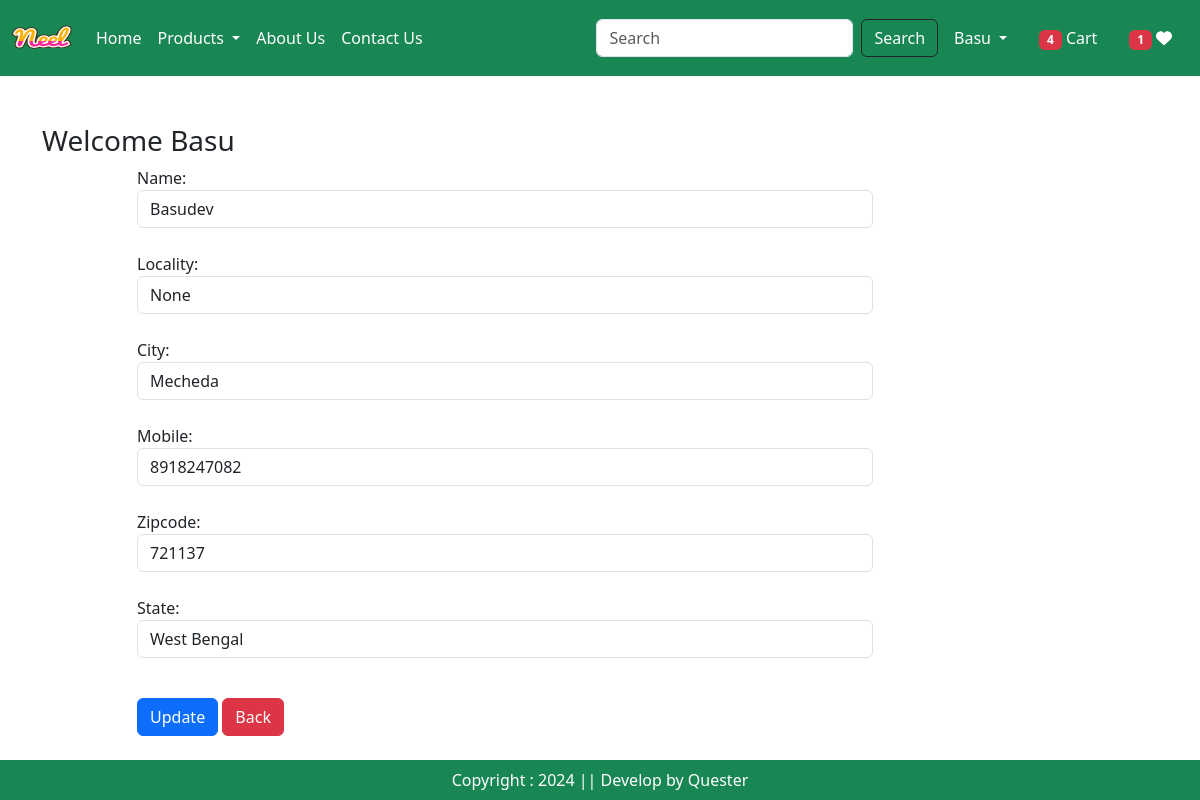
/updateAddress/5 (signed in), run on the app's committed database.
### app/models.py (models this page shows, shortened)
class Customer(models.Model):
  user  = models.ForeignKey(User,  on_delete=models.CASCADE)
  name = models.CharField(max_length=200)
  locality = models.CharField(max_length=200)
  city = models.CharField(max_length=50)
  mobile = models.IntegerField(default=0)
  zipcode = models.IntegerField()
  state = models.CharField(choices=STATE_CHOICES, max_length=50)

### app/views.py (the view, shortened to what this page needs)
# urls.py: path("updateAddress/<int:pk>", views.updateAddress.as_view(), name="updateAddress"),
@method_decorator(login_required, name='dispatch')
class updateAddress(View):
  def get(self, request,pk):
    add = Customer.objects.get(pk=pk)
    form = CustomerProfileForm(instance=add)
    totalitem = 0
    wishlist = 0
    if request.user.is_authenticated:
      totalitem = len(Cart.objects.filter(user=request.user))
      wishlist = len(Wishlist.objects.filter(user=request.user))
    return render(request, 'app/updateAddress.html',locals())

### app/forms.py
class CustomerProfileForm(forms.ModelForm):
  class Meta:
    model = Customer
    fields=['name', 'locality', 'city', 'mobile', 'zipcode', 'state']
    widgets = {
      'name': forms.TextInput(attrs={'class':'form-control'}),
      'locality': forms.TextInput(attrs={'class':'form-control'}),
      'city': forms.TextInput(attrs={'class':'form-control'}),
      'mobile': forms.NumberInput(attrs={'class':'form-control'}),
      'zipcode': forms.NumberInput(attrs={'class':'form-control'}),
      'state': forms.TextInput(attrs={'class':'form-control'}),
    }

### app/templates/app/updateAddress.html (shortened to what this page needs)
{% extends "app/base.html" %}
{% load static %}
{% block main-content %}
<div class="container my-5">
  <div class="row">
    <h3>Welcome <span class="text-capitalize">{{request.user}}</span></h3>
    <div class="col-sm-8 offset-sm-1">
      <form action ="" method="post">
        {% for fm in form %}
          {{fm.label_tag}} {{fm}} <small class="text-danger">{{fm.errors|striptags}}</small> <br>
        {% endfor %}
        <div class="col-12 mt-3">
          <button type="submit" class="btn btn-primary">Update</button>
          <a href="{% url "address" %}" type="button" class="btn btn-danger">Back</a>
        </div>
      </form>
    </div>
  </div>
</div>
{% endblock main-content %}

### app/templates/app/base.html (shortened to what this page needs)
<!DOCTYPE html>
{% load static %}
<html lang="en">
<head>
    <link
        href="https://cdn.jsdelivr.net/npm/bootstrap@5.3.3/dist/css/bootstrap.min.css"
        rel="stylesheet"
    />
    <link rel="stylesheet" href="{% static 'app/css/owl.carousel.min.css' %}" />
    <link rel="stylesheet" href="{% static 'app/css/all.min.css' %}" />
    <link rel="stylesheet" href="{% static 'app/css/style.css' %}" />
</head>
<body>
    <nav class="navbar navbar-expand-lg navbar-dark bg-success">
        <div class="container-fluid">
            <a class="navbar-brand" href="#">
              <img src="{%static "app/images/neel.png"%}" width="60" height="50" />
            </a>
            <div class="collapse navbar-collapse" id="navbarSupportedContent">
                <ul class="navbar-nav me-auto mb-2 mb-lg-0">
                    {% if request.user.is_authenticated %}
                    <li class="nav-item">
                        <a class="nav-link active" aria-current="page" href="/">Home</a>
                    </li>
                    <li class="nav-item dropdown">
                      <a class="nav-link dropdown-toggle text-white" href="#" role="button" data-bs-toggle="dropdown" aria-expanded="false">
                          Products
                      </a>
                  </li>
                    <li class="nav-item">
                        <a class="nav-link text-white" href="{% url "about" %}">About Us</a>
                    </li>
                    <li class="nav-item">
                        <a class="nav-link text-white" href="{% url "contact" %}">Contact Us</a>
                    </li>
                </ul>
                <form class="d-flex" role="search" action="/search">
                    <input class="form-control me-2" type="search" placeholder="Search" name="search" aria-label="Search">
                    <button class="btn btn-outline-dark text-white" type="submit">Search</button>
                </form>
            </div>
            <ul class="navbar-nav me-auto mb-2 mb-lg-0">
              <li class="nav-item dropdown mx-2">
                <a class="nav-link dropdown-toggle text-white" href="#" role="button" id="profileDropdown" data-bs-toggle="dropdown" aria-expanded="false">
                    {{request.user.username}}
                </a>
            </li>
            <li class="nav-item mx-2">
              <a href="{% url "showCart" %}" class="nav-link text-white">       <span class="badge bg-danger">
                {% if totalitem > 0 %}
                    {{totalitem}}
                {% endif %}
              </span>
            Cart
            </a>
            </li>
            <li class="nav-item mx-2">
              <a href="{% url "showwishlist" %}" class="nav-link text-white">
                <span class="badge bg-danger">
                    {% if wishlist > 0 %}
                        {{wishlist}}
                    {% endif %}
                  </span>
                  <i class="fa fa-heart"></i>
              </a>
            </li>
            {% endif %}
            </ul>
        </div>
    </nav>
    {% block main-content %}{% endblock main-content %}
    <footer class="container-fluid bg-success text-center text-white fixed-bottom p-2 mt-5">
        Copyright : 2024 || Develop by Quester
    </footer>
</body>
</html>

### data on the page
Customer: form "Basudev" "None" "Mecheda" "8918247082" "721137" "West Bengal"

### other printed values
{{ request.user.username }} "Basu"
{{ totalitem }} "4"
{{ wishlist }} "1"
{{ request.user }} "Basu"
{{ fm.label_tag }} "Name:" "Locality:" "City:" "Mobile:" "Zipcode:" "State:"
